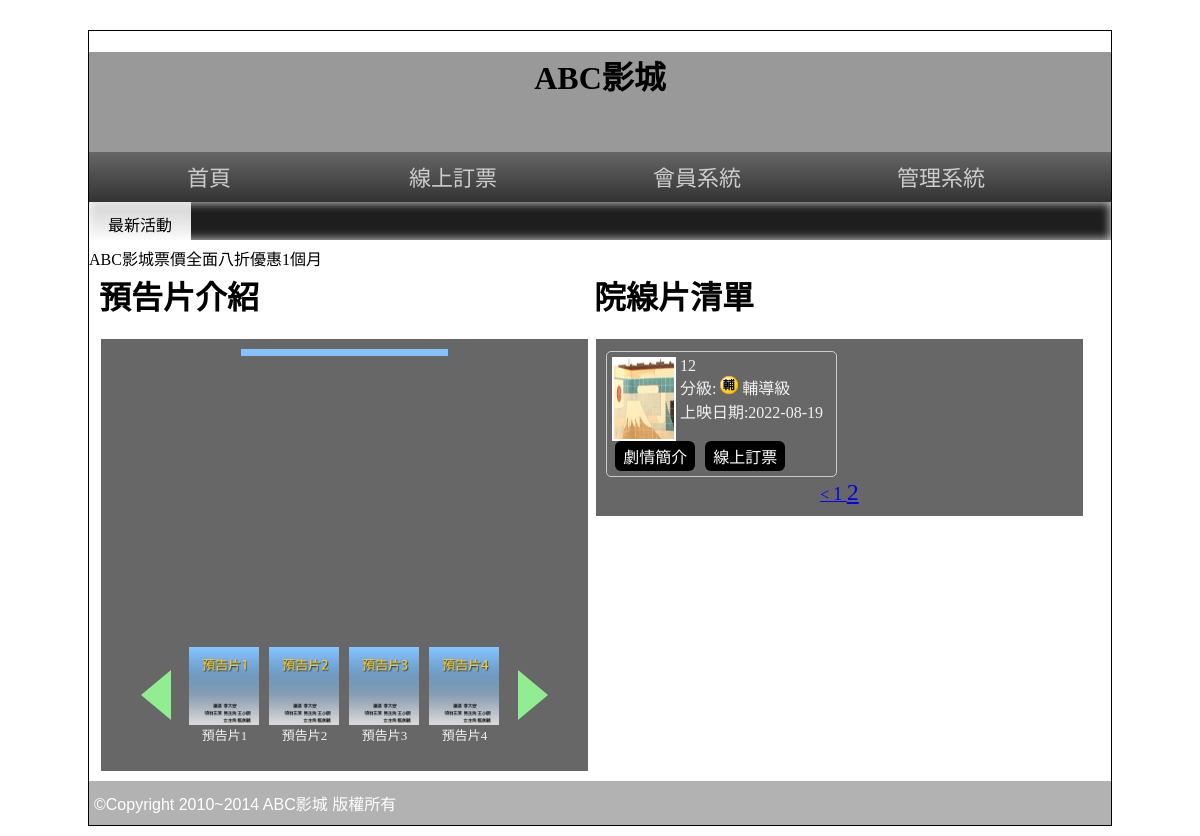
Page /?p=2 on the committed database.
### tables this page shows
CREATE TABLE `poster` (
  `id` int(11) UNSIGNED NOT NULL,
  `img` varchar(128) NOT NULL,
  `name` varchar(32) NOT NULL,
  `rank` int(11) UNSIGNED NOT NULL,
  `sh` tinyint(1) UNSIGNED NOT NULL,
  `ani` int(1) UNSIGNED NOT NULL
);

CREATE TABLE `movie` (
  `id` int(11) UNSIGNED NOT NULL,
  `name` varchar(64) NOT NULL,
  `level` varchar(10) NOT NULL,
  `length` int(10) UNSIGNED NOT NULL,
  `ondate` date NOT NULL,
  `publish` text NOT NULL,
  `director` text NOT NULL,
  `trailer` text NOT NULL,
  `poster` text NOT NULL,
  `intro` text NOT NULL,
  `sh` int(10) UNSIGNED NOT NULL,
  `rank` int(10) UNSIGNED NOT NULL
);

### base.php (called while the page is built, shortened)
<?php
class DB{
    protected $dsn='mysql:host=localhost;charset=utf8;dbname=db03';
    protected $table;
    protected $pdo;
    function __construct($table)
    {
        $this->table=$table;
        $this->pdo=new PDO($this->dsn,'root','');
    }
    function all(...$arg){
        $sql="select * from $this->table ";
        if(isset($arg[0])){
            if(is_array($arg[0])){
                foreach($arg[0] as $key => $val){
                    $tmp[]="`$key`='$val'";
                }
                $sql .= " where " . join(" && ",$tmp);
            }else{
                $sql .= $arg[0];
            }
        }
        if(isset($arg[1])){
            $sql .= $arg[1];
        }
        return $this->pdo->query($sql)->fetchAll(PDO::FETCH_ASSOC);
   }
   function math($math,$col,...$arg){
    $sql="select $math($col) from $this->table ";
    if(isset($arg[0])){
        if(is_array($arg[0])){
            foreach($arg[0] as $key => $val){
                $tmp[]="`$key`='$val'";
            }
            $sql .= " where " . join(" && ",$tmp);
        }else{
            $sql .= $arg[0];
        }
    }
    return $this->pdo->query($sql)->fetchColumn();
   }
}
$Poster=new DB('poster');
$Movie=new DB('movie');
$Level=[
    '普遍級'=>'03C01.png',
    '輔導級'=>'03C02.png',
    '保護級'=>'03C03.png',
    '限制級'=>'03C04.png',
];
?>

### front/main.php (the view, shortened to what this page needs)
<div class="half" style="vertical-align:top;">
      <h1>預告片介紹</h1>
      <div class="rb tab" style="width:95%;">
        <div>
          <div class="lists">
            <?php
              $pos=$Poster->all(['sh'=>1]," order by rank");
              foreach($pos as $key => $po){
                echo "<div class='poster' id='p{$po['id']}' data-ani='{$po['ani']}'>";
                echo "<img src='./upload/{$po['img']}'>";
                echo "</div>";
              }
            ?>
          </div>
          <div class="controls">
            <div class="left"></div>
            <div class="icons">
              <?php
                foreach($pos as $key => $po){
                  echo "<div class='icon' id='i{$po['id']}' data-ani='{$po['ani']}'>";
                  echo "<img src='./upload/{$po['img']}'>";
                  echo "<div>{$po['name']}</div>";
                  echo "</div>";
                }
              ?>
            </div>
            <div class="right"></div>
          </div>
        </div>
      </div>
    </div>
    <div class="half">
      <h1>院線片清單</h1>
      <div class="rb tab" style="width:95%; display:flex;flex-wrap:wrap ;justify-content:space-between">
      <?php
          $startDate=date("Y-m-d",strtotime("-2 days"));
          $today=date("Y-m-d");
          $all=$Movie->math("count","id"," Where `sh`='1' && ondate between '$startDate' AND '$today'");
          $div=4;
          $pages=ceil($all/$div);
          $now=$_GET['p']??1;
          $start=($now-1)*$div;
          $rows=$Movie->all(" Where `sh`='1' && ondate between '$startDate' AND '$today' order by rank limit $start,$div");
          foreach($rows as $row){
      ?>
        <div style="display:flex;flex-wrap:wrap;border:1px solid #ccc;border-radius:5px;width:49.5%;padding:5px;box-sizing:border-box;margin:2px 0">
            <div style="width:30%">
             <a href='?do=intro&id=<?=$row['id'];?>'>
                <img src="./upload/<?=$row['poster'];?>" style="width:60px;height:80px;border:2px solid white">
              </a>
            </div>
            <div style="width:70%;padding-left:2px;box-sizing:border-box">
              <div><?=$row['name'];?></div>
              <div>分級:
                <img src="./icon/<?=$Level[$row['level']];?>" style="width:18px">
                <?=$row['level'];?>
              </div>
              <div>上映日期:<?=$row['ondate'];?></div>
            </div>
            <div style="width:100%">
              <button onclick="location.href='?do=intro&id=<?=$row['id'];?>'">劇情簡介</button>
              <button onclick="location.href='?do=order&id=<?=$row['id'];?>'">線上訂票</button>
            </div>
        </div>
      <?php
      }
      ?>
        <div class="ct" style="width:100%">
        <?php
          if(($now-1)>0){
            $p=($now-1);
            echo "<a href='?p={$p}' > < </a>";
          }
          for($i=1;$i<=$pages ;$i++){
              $fontSize=($now==$i)?'24px':'18px';
            echo "<a href='?p={$i}' style='font-size:{$fontSize}'> $i </a>";
          }
        ?>
        </div>
      </div>
    </div>

### css/css.css (style rules this page uses)
body { background:url(../icon/b.png); font-family:微軟正黑體; }
input[type='button'],input[type='submit'],input[type='reset'],button,.button { background:#000; color:#fff; border:none; cursor:pointer; font-size:16px; text-decoration:none; padding: 3px 8px; border-radius: 6px; margin: 0 3px; }
.ct { text-align:center; }
.half { width:49%; display:inline-block; }
.rb { background:rgba(39,39,39,0.7); color:rgba(255,255,255,0.9); }
.tab { width:80%; display:block; margin-left:auto; margin-right:auto; min-height:100px; padding:10px; }

### front/main.php (style rules this page uses)
.lists *,.controls * { box-sizing: border-box; }
.lists { width:210px; height:280px; margin:auto; position: relative; overflow: hidden; }
.controls { width:420px; height:100px; margin: 1rem auto; display:flex; align-items: center; justify-content: space-around; }
.right,.left { width:0; border-top:25px solid transparent; border-bottom:25px solid transparent; }
.right { border-left:30px solid lightgreen; }
.left { border-right:30px solid lightgreen; }
.icons { width:320px; height:100%; display:flex; overflow: hidden; }
.poster { width:100%; text-align: center; position: absolute; display: none; }
.poster img { width:99%; }
.icon { width:80px; flex-shrink: 0; padding:2px; text-align: center; font-size: small; position:relative; }
.icon img { width:70px; }

### rows in the picture
poster: img (picture), name "預告片2"
poster: img (picture), name "預告片1"
poster: img (picture), name "預告片3"
poster: img (picture), name "預告片4"
movie: poster (picture), name "12", level "輔導級", ondate "2022-08-19"
